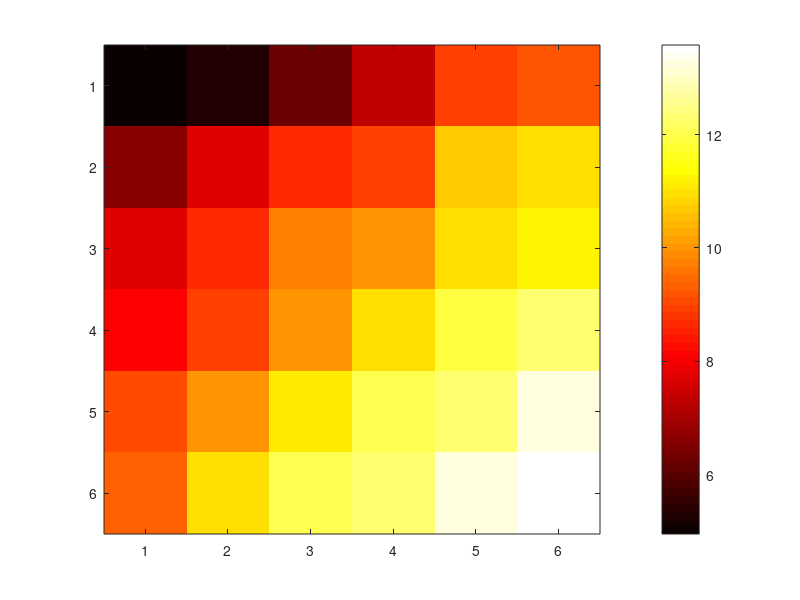

Here is the MATLAB script that generated this plot:
% Gornji levi
d3 = zeros(6, 6, 2);
d3(1, :, :) = [[54.0, 53.0],
               [54.0, 53.0],
               [55.0, 53.0],
               [56.0, 53.0],
               [56.0, 55.0],
               [57.0, 54.0]];
d3(2, :, :) = [[53.0, 56.0],
               [54.0, 56.0],
               [55.0, 56.0],
               [55.0, 56.0],
               [57.0, 56.0],
               [58.0, 55.0]];
d3(3, :, :) = [[52.0, 58.0],
               [55.0, 56.0],
               [55.0, 57.0],
               [55.0, 57.0],
               [56.0, 57.0],
               [56.0, 57.0]];
d3(4, :, :) = [[52.0, 58.0],
               [54.0, 57.0],
               [55.0, 57.0],
               [56.0, 57.0],
               [57.0, 57.0],
               [56.0, 58.0]];
d3(5, :, :) = [[52.0, 59.0],
               [54.0, 58.0],
               [54.0, 59.0],
               [56.0, 58.0],
               [56.0, 58.0],
               [57.0, 58.0]];
d3(6, :, :) = [[52.0, 59.0],
               [55.0, 58.0],
               [56.0, 58.0],
               [55.0, 59.0],
               [56.0, 59.0],
               [56.0, 59.0]];
z3 = zeros(6, 6);
for i = 1:6
  for j = 1:6
    z3(i, j) = abs(sqrt(d3(i, j, 1)^2 + d3(i, j, 2)^2) - sqrt((50 - (i-1) * (2.5 / 6))^2 + (50 - (j-1) * (2.5 / 6))^2));
  endfor
endfor
imagesc(z3);
colormap hot;
colorbar;
